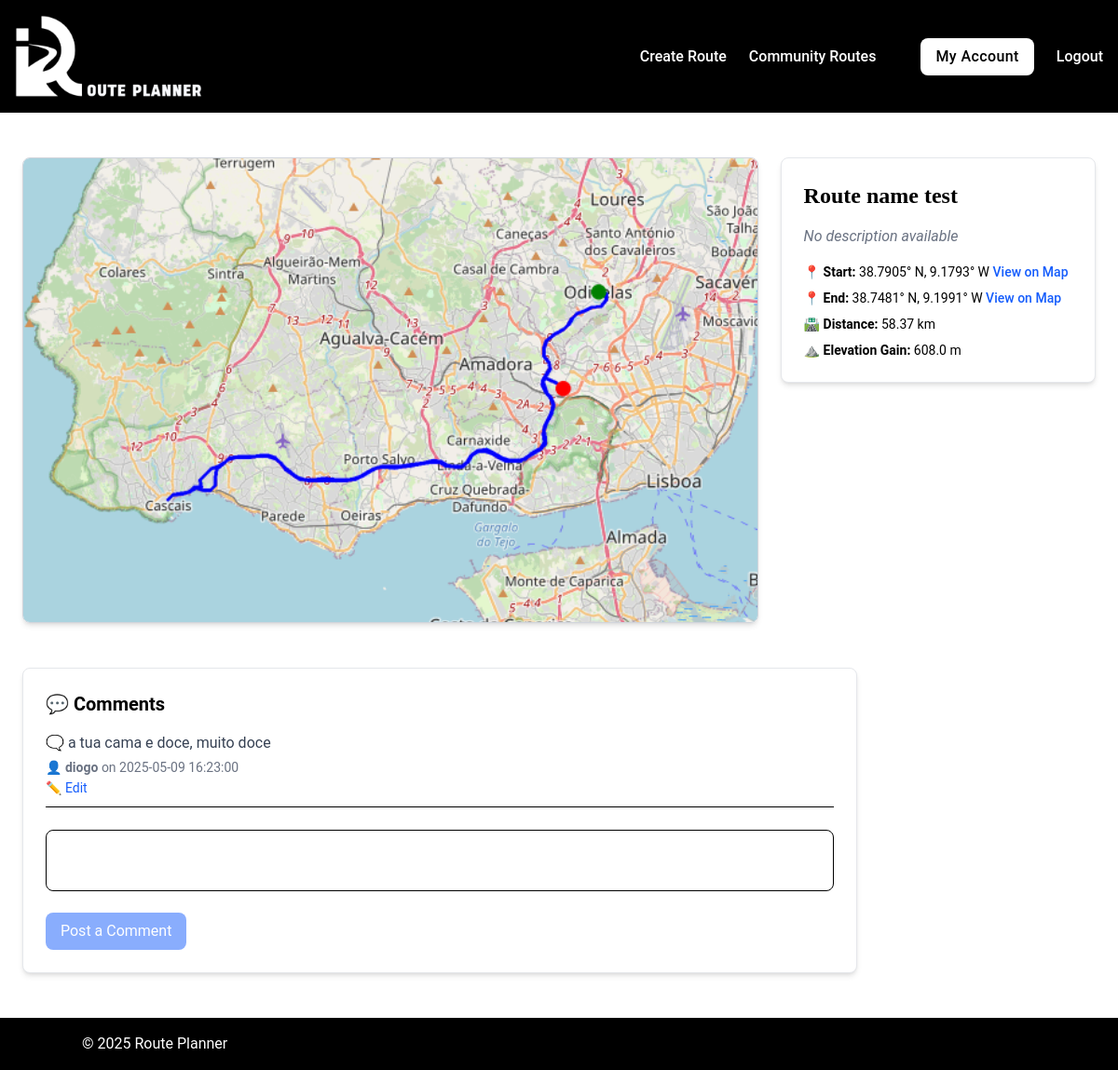
The page /route/1 (signed in) on the database its author committed.
### tables this page shows
CREATE TABLE routes (
id INTEGER PRIMARY KEY,
user_id INTEGER NOT NULL,
name TEXT NOT NULL,
description TEXT,
coordinates TEXT NOT NULL, elevation_gain REAL DEFAULT 0, elevation_loss REAL DEFAULT 0, max_elevation REAL DEFAULT 0, min_elevation REAL DEFAULT 0, avg_elevation REAL DEFAULT 0, total_distance REAL DEFAULT 0, map_image_url TEXT,
FOREIGN KEY (user_id) REFERENCES users(id)
);

CREATE TABLE comments (
id INTEGER PRIMARY KEY,
route_id INTEGER NOT NULL,
user_id INTEGER NOT NULL,
comment TEXT NOT NULL, create_at DATETIME DEFAULT CURRENT_TIMESTAMP,
FOREIGN KEY (route_id) REFERENCES routes(id),
FOREIGN KEY (user_id) REFERENCES users(id)
);

CREATE TABLE users (
id INTEGER PRIMARY KEY,
username TEXT NOT NULL UNIQUE,
email TEXT NOT NULL UNIQUE,
password TEXT NOT NULL
, profile_picture TEXT DEFAULT NULL);

### app.py (the view)
@app.route("/route/<int:route_id>")
@login_required
def view_route(route_id):
    route = query_db(
        "SELECT * FROM routes WHERE id = ?",
        (route_id,)
    )
    if not route:
        flash("Route not found.", "error")
        return redirect("/routes")
    coordinates = route[0]["coordinates"]
    coordinates = validate_coordinates(coordinates)
    start_point = tuple(map(float, coordinates[0])) if coordinates else None
    end_point = tuple(map(float, coordinates[-1])) if coordinates else None
    comments = query_db(
        """
        SELECT
            comments.id,
            comments.comment,
            comments.create_at,
            comments.user_id,
            users.username
        FROM comments
        JOIN users ON
        comments.user_id = users.id WHERE
        comments.route_id = ?
        """,
        (route_id,)
    )
    return render_template(
        "routes/view_route.html",
        route = route,
        comments = comments,
        route_id = route_id,
        start_point = start_point,
        end_point = end_point
        )

### helpers.py (called while the page is built)
def get_db():
    db = getattr(g, "_database", None)
    if db is None:
        db = g._database = sqlite3.connect(DATABASE)
        db.row_factory = sqlite3.Row # Allows accessing columns by name
    return db

def close_connection(exception):
    db = getattr(g, "_database", None)
    if db is not None:
        db.close()

def query_db(query, args = (), commit = False):
    connection = get_db()
    current = connection.cursor()
    current.execute(query, args)
    if commit:
        connection.commit()
    else:
        return current.fetchall()

def login_required(f):
    @wraps(f)
    def decorated_function(*args, **kwargs):
        if "user_id" not in session:
            flash("Please log in to access this page.", "error")
            return redirect("/login")
        return f(*args, **kwargs)
    return decorated_function

def validate_coordinates(coordinates_json):
    try:
        coords = json.loads(coordinates_json)
        if not isinstance(coords, list):
            raise ValueError("Coordinates should be a list.")
        valid_coords = []
        for pair in coords:
            if (
                isinstance(pair, list) and
                len(pair) == 2 and
                all(isinstance(p, (int, float)) for p in pair)
            ):
                valid_coords.append([round(float(pair[0]), 6), round(float(pair[1]), 6)])
            else:
                print(f"Invalid coordinate pair skipped: {pair}")
        return valid_coords
    except json.JSONDecodeError as e:
        print(f"Error decoding JSON: {e}")
    except ValueError as e:
        print(f"Invalid coordinates: {e}")
    return []

### templates/routes/view_route.html (shortened to what this page needs)
{% extends "base.html" %}
{% block main %}
<div
  class="
    flex
    flex-col
    flex-wrap
    content-center
    justify-center
    my-[2%]
    p-6"
    >
  <div
    class="
      flex
      flex-col
      lg:flex-row
      gap-6
      max-w-7xl
      w-full"
      >
    <div class="lg:w-[70%] w-full">
      {% if route[0]["map_image_url"] %}
        <img
          src="{{ url_for('static', filename='images/routes/' + route[0]['map_image_url']) }}"
          alt="Route Map"
          class="
            w-full
            h-[500px]
            object-cover
            rounded-lg
            shadow-md
            border
            border-gray-300"
        />
      {% endif %}
    </div>
    <div class="lg:w-[30%] w-full">
      <div
        class="
          bg-white
          p-6
          rounded-lg
          shadow-md
          border
          border-gray-200"
          >
        <h1
          class="
            text-2xl
            font-bold
            mb-4"
            >
            {{ route[0]["name"] }}
        </h1>
        {% if route[0]["description"] %}
          <p  class="text-gray-500 italic mb-4" >
            {{ route[0]["description"] }}
          </p>
        {% else %}
          <p class="text-gray-500 italic mb-4">
            No description available
          </p>
        {% endif %}
        <div class="text-sm space-y-2">
          {% if start_point %}
            <p>
              📍 <strong>Start:</strong>
              {{ start_point[0]|abs|round(4) }}° {{ 'N' if start_point[0] >= 0 else 'S' }},
              {{ start_point[1]|abs|round(4) }}° {{ 'E' if start_point[1] >= 0 else 'W' }}
              <a
                href="https://maps.google.com/?q={{ start_point[0] }},{{ start_point[1] }}"
                target="_blank"
                class="text-blue-600 hover:underline font-medium"
                >
                View on Map
              </a>
            </p>
          {% endif %}
          {% if end_point %}
            <p>
              📍 <strong>End:</strong>
              {{ end_point[0]|abs|round(4) }}° {{ 'N' if end_point[0] >= 0 else 'S' }},
              {{ end_point[1]|abs|round(4) }}° {{ 'E' if end_point[1] >= 0 else 'W' }}
              <a
                href="https://maps.google.com/?q={{ end_point[0] }},{{ end_point[1] }}"
                target="_blank"
                class="text-blue-600 hover:underline font-medium"
                >
                View on Map
              </a>
            </p>
          {% endif %}
          <p>
            🛣️ <strong>Distance:</strong>
            {{ route[0]["total_distance"]|round(2) }} km
          </p>
          <p>
            ⛰️ <strong>Elevation Gain:</strong>
            {{ route[0]["elevation_gain"]|round(0) }} m
          </p>
        </div>
      </div>
    </div>
  </div>
  {% include 'routes/comments_section.html' %}
</div>
{% endblock %}

### templates/routes/comments_section.html (shortened to what this page needs)
<div
  class="mt-12 max-w-4xl w-full"
>
  <div
    class="
      bg-white
      p-6
      rounded-lg
      shadow-md
      border
      border-gray-200"
      >
    <h2
      class="text-xl font-semibold mb-4"
      >
      💬 Comments
    </h2>
    {% if comments %}
      <ul class="space-y-4 mb-6">
        {% for comment in comments %}
          <li class="border-b pb-2">
            <p class="text-gray-700">
              🗨️ {{ comment.comment }}
            </p>
            <p class="text-sm text-gray-500 mt-1">
              👤 <strong>{{ comment.username }}</strong>
              on {{ comment.create_at }}
            </p>
            {% if session.get("user_id") == comment.user_id %}
              <a
                href="{{ url_for('edit_comment', route_id = route_id, comment_id = comment.id) }}"
                class="text-blue-600 hover:underline text-sm"
              >
                ✏️ Edit
              </a>
            {% endif %}
          </li>
        {% endfor %}
      </ul>
    {% else %}
      <p class="text-gray-500 italic mb-6">
        🙁 No comments yet. Be the first to comment!
      </p>
    {% endif %}
    <form
      action="{{ url_for('post_comment', route_id = route_id) }}"
      method="post"
      class="space-y-4"
      >
      <textarea
        name="comment"
        data-textarea
        placeholder="💬 Add a comment..."
        required
        class="
          w-full
          px-4 ~
          py-2 ~
          border
          rounded-lg
          resize-none"
          >
      </textarea>
      <button
        type="submit"
        data-submit-button
        class="
          w-auto
          bg-blue-600
          text-white
          px-4
          py-2
          rounded-lg
          hover:bg-blue-700
          cursor-pointer
          disabled:opacity-50
          disabled:cursor-not-allowed
          "
          disabled
          >
        Post a Comment
      </button>
    </form>
  </div>
</div>

### static/css/styles.css (style rules this page uses)
body { font-family: 'Roboto', -apple-system, BlinkMacSystemFont, 'Segoe UI', sans-serif; }
h1 { font-family: 'Merriweather', Georgia, serif; }

### rows shown on the page
routes: map_image_url (picture), name "Route name test", total_distance "58.37", elevation_gain "608.0"
comments: comment "a tua cama e doce, muito doce", username "diogo", create_at "2025-05-09 16:23:00"

### other values the page prints
{{ start_point[0]|abs|round(4) }} "38.7905"
{{ 'N' if start_point[0] >= 0 else 'S' }} "N"
{{ start_point[1]|abs|round(4) }} "9.1793"
{{ 'E' if start_point[1] >= 0 else 'W' }} "W"
{{ end_point[0]|abs|round(4) }} "38.7481"
{{ 'N' if end_point[0] >= 0 else 'S' }} "N"
{{ end_point[1]|abs|round(4) }} "9.1991"
{{ 'E' if end_point[1] >= 0 else 'W' }} "W"
